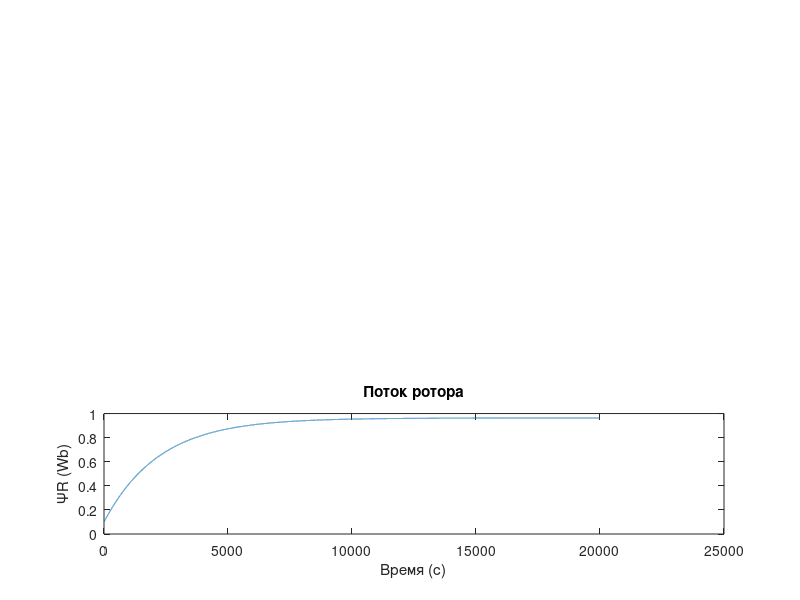
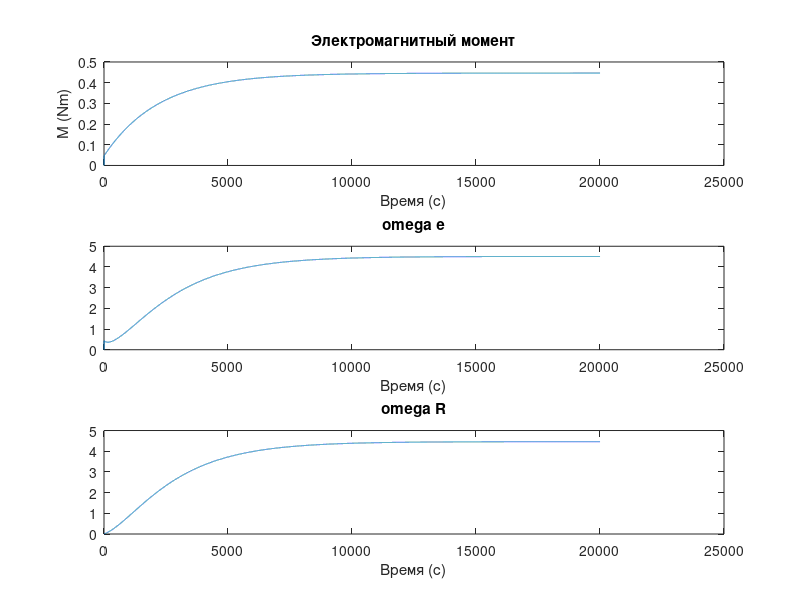

Here is the MATLAB script that generated these plots, in order:
clear all; clc; close all;

Lm = 0.086; % индуктивность намагничивания двигателя
Ls = 0.6223; % индуктивность статора
Lr = 3.118; % индуктивность ротора

Rs = 0.318; % сопротивление статора
Rr = 0.141; % Сопротивление ротора
ZP = 1; % Число пар полюсов двигателя 

Tr = Lr / Rr; 
KR = Lm / Lr; % коэффицент ротора

J = 1; % Момент инерции
k_c = 0.1; % Коэффициент момента сопротивления

T = 200; dt = 0.01; N = T / dt; 

Isd(1) = 0; Isq(1) = 0; Mem(1) = 0; omega_e(1) = 0; omega_R(1) = 0;
PsiR(1) = 0.1; 
I = 11.2;

Um = 380; % Амплитуда напряжения
f = 50; % Частота (Гц)
omega = 2 * pi * f; % Угловая частота (рад/с)
phase1 = -2*pi/3;  phase2 = 0;  phase3 = 2*pi/3; % Начальная фаза (рад)

% Инициализация массивов
Ua = zeros(1, N+1); Ub = zeros(1, N+1); Uc = zeros(1, N+1);
t = zeros(1, N+1);

% Начальные условия
t(1) = 0;

fi(1)  = 0; fi_dt = 360/N;
Usd = zeros(1, N+1); Usq = zeros(1, N+1);
% Usd(1) = ((Ub(1)-Uc(1))/sqrt(3))*sin(deg2rad(fi))+Ua(1)*cos(deg2rad(fi));
% Usq(1) = ((Ub(1)-Uc(1))/sqrt(3))*cos(deg2rad(fi))+Ua(1)*sin(deg2rad(fi));

for i = 1:N
    PsiR(i+1) = PsiR(i) + dt * ((1/Tr) * (Lm * I - PsiR(i)));
    omega_e(i+1) = ZP * omega_R(i) + (Lm / (PsiR(i) * Tr)) * I;
    Mem(i+1) = ((3 * ZP * KR) / 2) * PsiR(i) * I;

    omega_R(i+1) = omega_R(i) + dt * ((Mem(i) - k_c  * omega_R(i)) / J);

    fi(i+1) = fi(i) + fi_dt;
    % Usd(i+1) = ((Ub(i)-Uc(i))/sqrt(3))*sin(deg2rad(fi(i+1)))+Ua(i)*cos(deg2rad(fi(i+1)));
    % Usq(i+1) = ((Ub(i)-Uc(i))/sqrt(3))*cos(deg2rad(fi(i+1)))+Ua(i)*sin(deg2rad(fi(i+1)));

    t(i+1) = t(i) + dt;
    Ua(i+1) = Um * sin(omega * t(i+1) + phase1);
    Ub(i+1) = Um * sin(omega * t(i+1) + phase2);
    Uc(i+1) = Um * sin(omega * t(i+1) + phase3);
end

subplot(3,1,3);
plot(PsiR);
title('Поток ротора');
xlabel('Время (с)');
ylabel('ΨR (Wb)');

figure;
subplot(3,1,1);
plot(Mem);
title('Электромагнитный момент');
xlabel('Время (с)');
ylabel('M (Nm)');

subplot(3,1,2);
plot(omega_e);
title('omega e');
xlabel('Время (с)');
ylabel(' ');

subplot(3,1,3);
plot(omega_R);
title('omega R');
xlabel('Время (с)');
ylabel(' ');